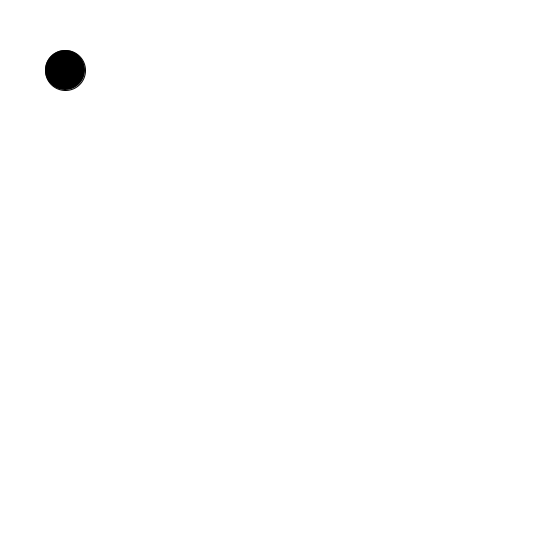
Frame 1 (no input)
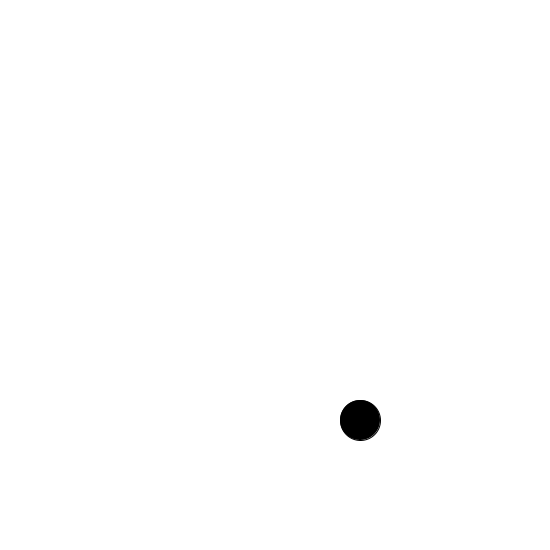
Frame 60 (the mouse pressed at the canvas centre just before this capture)
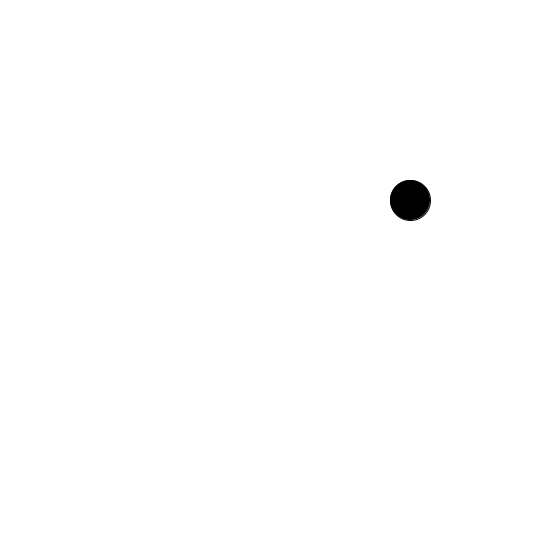
Frame 120 (the mouse held since frame 60 and released just before this capture)

The Processing sketch that drew these frames (run headless with seeded random() and noise(); from frame 60 on, the mouse is pressed at the canvas centre):

// Processing sketch: xyBouncingBall
// ── xyBouncingBall.pde
int x=550,y=550,bw=40,bh=40,_x=60,_y=60,sx=5,sy=10;

void settings(){
    size(x,y);
}

void setup(){
}

void draw(){
    background(255,255,255);
    _x+=sx;
    _y+=sy;
    fill(0,0,0);
    ellipse(_x, _y, bw, bh);
    if(_x>x-(bw/2)||_x<0+(bw/2)){
        sx=-sx;
    }
    if(_y>y-(bh/2)||_y<0+(bh/2)){
        sy=-sy;
    }
}
